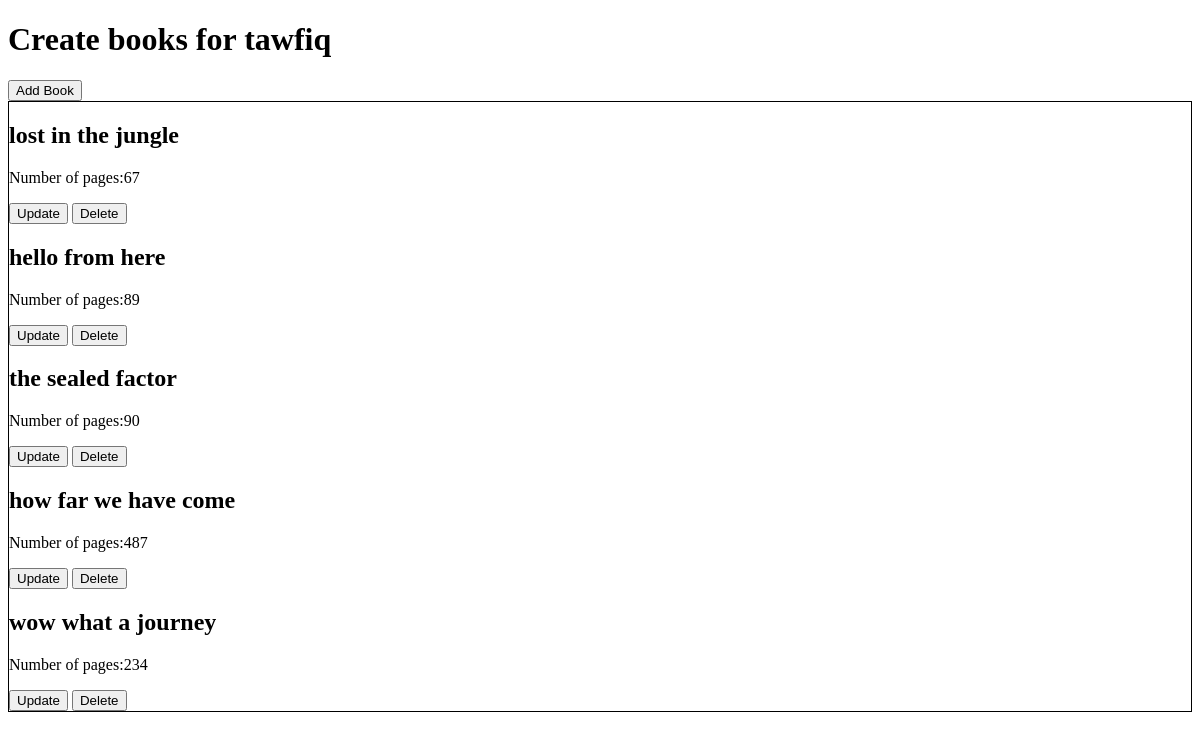
Before: /1/ with the older database file.
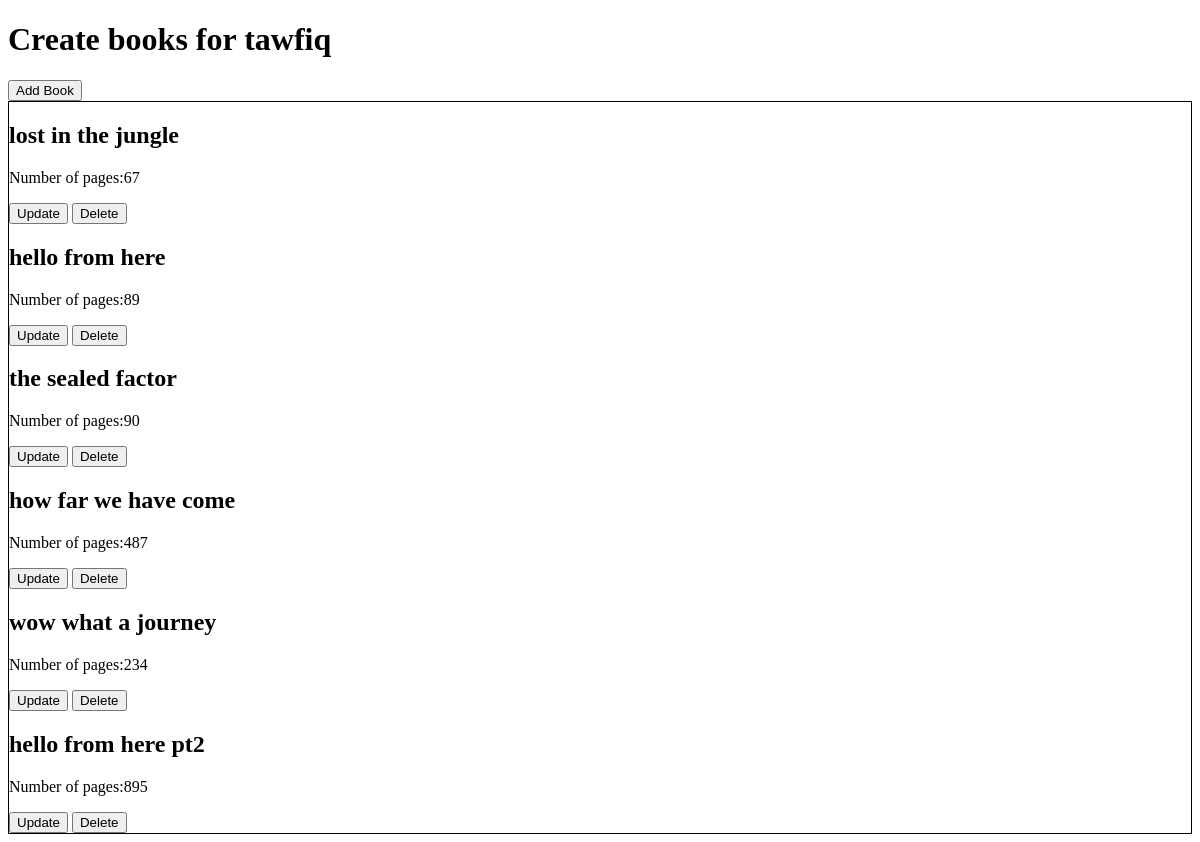
After: the same page with the newer database file.
### books/models.py (models this page shows, shortened)
class Book(models.Model):
    author = models.ForeignKey(Author, on_delete=models.CASCADE)
    title = models.CharField(max_length=100)
    number_of_pages = models.PositiveIntegerField(default=1)

### books/views.py (the view, shortened to what this page needs)
# urls.py: path('<pk>/',create_book,name="create-book"),
def create_book(request,pk):
    author = Author.objects.get(pk=pk)
    form = BookForm(request.POST or None)
    books = Book.objects.filter(author=author)
    context = {
        "form":form,
        "author":author,
        "books":books
    }
    return render(request,"create_book.html",context)

### templates/create_book.html (shortened to what this page needs)
{% extends 'base.html' %}
{% block content %}
<h1>Create books for {{ author.name }}</h1>
<button type="button" hx-get="{% url 'book-form' %}" hx-target="#bookforms" hx-swap="beforeend">
    Add Book
</button>
<div id="bookforms" style='border:1px solid black'>
    {% for book in books %}
    {% include 'partials/book_detail.html' %}
    {% endfor %}
</div>
{% endblock %}

### templates/partials/book_detail.html
{% extends '../base.html' %}
{% block content %}
<div hx-target="this" hx-swap="outerHTML">
    <h2>{{book.title}}</h2>
    <p>Number of pages:{{book.number_of_pages}}</p>
    <button hx-get="{% url 'update-book' book.id %}">Update</button>
    <button hx-post="{% url 'delete-book' book.id %}">Delete</button>
</div>
{% endblock content %}

Changed rows visible on the page:
added Book: title "hello from here pt2", number_of_pages "895"
